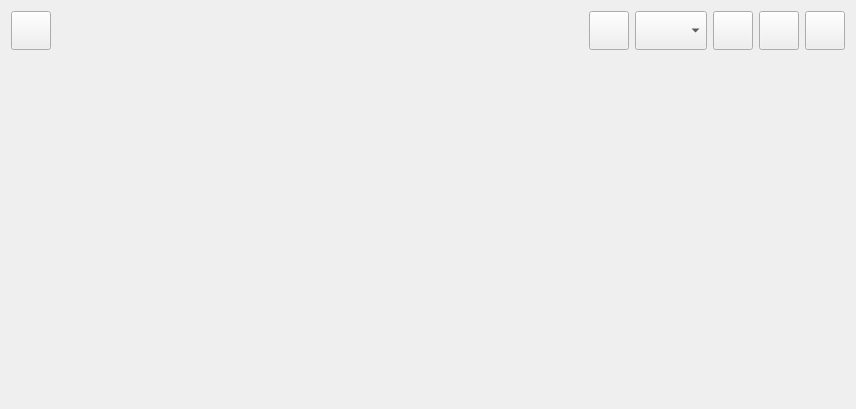
<?xml version="1.0" encoding="UTF-8"?>
<ui version="4.0">
 <class>serverManager</class>
 <widget class="QWidget" name="serverManager">
  <property name="geometry">
   <rect>
    <x>0</x>
    <y>0</y>
    <width>856</width>
    <height>409</height>
   </rect>
  </property>
  <property name="windowTitle">
   <string>Form</string>
  </property>
  <layout class="QVBoxLayout" name="verticalLayout">
   <item>
    <widget class="QFrame" name="toolBar">
     <property name="sizePolicy">
      <sizepolicy hsizetype="Preferred" vsizetype="Fixed">
       <horstretch>0</horstretch>
       <verstretch>0</verstretch>
      </sizepolicy>
     </property>
     <property name="frameShape">
      <enum>QFrame::NoFrame</enum>
     </property>
     <property name="frameShadow">
      <enum>QFrame::Plain</enum>
     </property>
     <layout class="QHBoxLayout" name="horizontalLayout">
      <property name="leftMargin">
       <number>0</number>
      </property>
      <property name="topMargin">
       <number>0</number>
      </property>
      <property name="rightMargin">
       <number>0</number>
      </property>
      <property name="bottomMargin">
       <number>0</number>
      </property>
      <item>
       <widget class="QFrame" name="mainControlsFrame">
        <property name="frameShape">
         <enum>QFrame::NoFrame</enum>
        </property>
        <property name="frameShadow">
         <enum>QFrame::Plain</enum>
        </property>
        <layout class="QHBoxLayout" name="horizontalLayout_2">
         <property name="leftMargin">
          <number>0</number>
         </property>
         <property name="topMargin">
          <number>0</number>
         </property>
         <property name="rightMargin">
          <number>0</number>
         </property>
         <property name="bottomMargin">
          <number>0</number>
         </property>
         <item>
          <widget class="QToolButton" name="usersButton">
           <property name="toolTip">
            <string>Users</string>
           </property>
           <property name="text">
            <string notr="true"/>
           </property>
           <property name="icon">
            <iconset resource="../../../res.qrc">
             <normaloff>:/res/images/user.png</normaloff>:/res/images/user.png</iconset>
           </property>
           <property name="iconSize">
            <size>
             <width>32</width>
             <height>32</height>
            </size>
           </property>
           <property name="toolButtonStyle">
            <enum>Qt::ToolButtonTextBesideIcon</enum>
           </property>
          </widget>
         </item>
         <item>
          <widget class="QLineEdit" name="schoolName">
           <property name="sizePolicy">
            <sizepolicy hsizetype="Minimum" vsizetype="Preferred">
             <horstretch>0</horstretch>
             <verstretch>0</verstretch>
            </sizepolicy>
           </property>
           <property name="font">
            <font>
             <pointsize>16</pointsize>
             <weight>75</weight>
             <bold>true</bold>
            </font>
           </property>
           <property name="styleSheet">
            <string notr="true">background-color: transparent;</string>
           </property>
           <property name="maxLength">
            <number>64</number>
           </property>
           <property name="frame">
            <bool>false</bool>
           </property>
           <property name="alignment">
            <set>Qt::AlignCenter</set>
           </property>
           <property name="readOnly">
            <bool>true</bool>
           </property>
          </widget>
         </item>
         <item>
          <widget class="QToolButton" name="changeSchoolNameButton">
           <property name="toolTip">
            <string>Change school name</string>
           </property>
           <property name="text">
            <string notr="true"/>
           </property>
           <property name="icon">
            <iconset resource="../../../res.qrc">
             <normaloff>:/res/images/edit.png</normaloff>:/res/images/edit.png</iconset>
           </property>
           <property name="iconSize">
            <size>
             <width>32</width>
             <height>32</height>
            </size>
           </property>
          </widget>
         </item>
         <item>
          <widget class="QComboBox" name="classBox">
           <property name="sizePolicy">
            <sizepolicy hsizetype="Maximum" vsizetype="Preferred">
             <horstretch>0</horstretch>
             <verstretch>0</verstretch>
            </sizepolicy>
           </property>
          </widget>
         </item>
         <item>
          <widget class="QToolButton" name="addClassButton">
           <property name="toolTip">
            <string>Create class</string>
           </property>
           <property name="text">
            <string notr="true"/>
           </property>
           <property name="icon">
            <iconset resource="../../../res.qrc">
             <normaloff>:/res/images/add.png</normaloff>:/res/images/add.png</iconset>
           </property>
           <property name="iconSize">
            <size>
             <width>32</width>
             <height>32</height>
            </size>
           </property>
          </widget>
         </item>
        </layout>
       </widget>
      </item>
      <item>
       <widget class="QToolButton" name="removeClassButton">
        <property name="text">
         <string notr="true"/>
        </property>
        <property name="icon">
         <iconset resource="../../../res.qrc">
          <normaloff>:/res/images/remove.png</normaloff>:/res/images/remove.png</iconset>
        </property>
        <property name="iconSize">
         <size>
          <width>32</width>
          <height>32</height>
         </size>
        </property>
       </widget>
      </item>
      <item>
       <widget class="QToolButton" name="toggleButton">
        <property name="text">
         <string notr="true"/>
        </property>
        <property name="iconSize">
         <size>
          <width>32</width>
          <height>32</height>
         </size>
        </property>
       </widget>
      </item>
     </layout>
    </widget>
   </item>
   <item>
    <widget class="QFrame" name="classControlsFrame">
     <property name="sizePolicy">
      <sizepolicy hsizetype="Preferred" vsizetype="Expanding">
       <horstretch>0</horstretch>
       <verstretch>0</verstretch>
      </sizepolicy>
     </property>
     <property name="frameShape">
      <enum>QFrame::NoFrame</enum>
     </property>
     <property name="frameShadow">
      <enum>QFrame::Plain</enum>
     </property>
     <layout class="QVBoxLayout" name="classControlsLayout"/>
    </widget>
   </item>
  </layout>
 </widget>
 <resources>
  <include location="../../../res.qrc"/>
 </resources>
 <connections/>
</ui>
